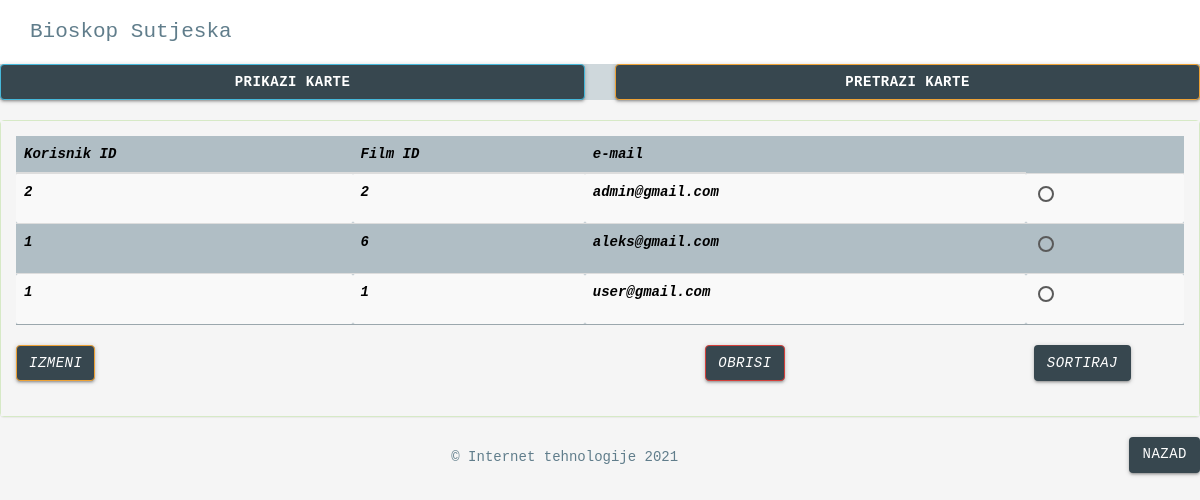
Page /kupi.php on the committed database.
### tables this page shows
CREATE TABLE `karta` (
  `brojKarte` int(11) NOT NULL,
  `userId` int(11) NOT NULL,
  `filmId` int(11) NOT NULL,
  `email` varchar(255) NOT NULL
);

### model/karte.php (called while the page is built, shortened)
<?php
class Karte{
    public static function getAll(mysqli $conn)
    {
        $query = "SELECT * FROM karta";
        $Karte = $conn->query($query);
        return $Karte;
    }
}
?>

### kupi.php (the view, shortened to what this page needs)
<?php
require "dbBroker.php";
require "model/karte.php";
$podaci = Karte::getAll($conn);
if ($podaci->num_rows == 0) {
    echo "Nema karata";
    die();
} else {
?>
    <!DOCTYPE html>
    <html lang="en">
    <head>
        <?php include('templejt/header.php'); ?>
        <link rel="stylesheet" href="https://maxcdn.bootstrapcdn.com/bootstrap/3.3.7/css/bootstrap.min.css">
        <link rel="stylesheet" href="css/style.css">
    </head>
    <body class="grey lighten-4">
        <div class="row #cfd8dc blue-grey lighten-4" id="meni">
            <div class="col-md-6">
                <button id="btn" class="btn btn-info btn-block #37474f blue-grey darken-3"> Prikazi karte</button>
            </div>
            <div class="col-md-6">
                <button id="btn-pretraga" class="btn btn-warning btn-block #37474f blue-grey darken-3" "> Pretrazi karte</button>
            </div>
        </div>
        <div id="pregled" class="panel panel-success" style="margin-top: 1%;">
            <div class="panel-body grey lighten-4">
                <table id="myTable" class="table  table-striped #b0bec5 blue-grey lighten-3" style="color: black; background-color: grey;">
                    <thead class="thead">
                        <tr>
                            <th scope="col">Korisnik ID</th>
                            <th scope="col">Film ID</th>
                            <th scope="col">e-mail</th>
                        </tr>
                    </thead>
                    <tbody>
                        <?php
                        while ($red = $podaci->fetch_array()) :
                        ?>
                            <tr>
                                <td><?php echo $red["userId"] ?></td>
                                <td><?php echo $red["filmId"] ?></td>
                                <td><?php echo $red["email"] ?></td>
                                <td>
                                    <label class="custom-radio-btn ">
                                        <span class="checkmark"></span>
                                    </label>
                                </td>
                            </tr>
                    <?php
                        endwhile;
                    }
                    ?>
                    </tbody>
                </table>
                <div class="row">
                    <div class="col-md-4" style="text-align: left">
                        <button id="btn-izmeni" class="btn btn-warning #37474f blue-grey darken-3" data-toggle="modal" data-target="#izmeniModal">Izmeni</button>
                    </div>
                    <div class="col-md-4" style="text-align: right">
                        <button id="btn-obrisi" formmethod="post" class="btn btn-danger #37474f blue-grey darken-3" >Obrisi</button>
                    </div>
                    <div class="col-md-4" style="text-align: center;">
                        <button id="btn-sortiraj" class="btn btn-normal #37474f blue-grey darken-3" onclick="sortTable()">Sortiraj</button>
                    </div>
                </div>
            </div>
        </div>
        <ul id="nav-mobile" class="right hide-on-small-and-down">
            <li><a href="home.php" class="btn brand #37474f blue-grey darken-3">Nazad</a></li>
        </ul>
        <?php include('templejt/footer.php'); ?>
    </body>
    </html>

### css/style.css (style rules this page uses)
* { font-family: monospace; }
#btn-izmeni { margin-left: 0%; }
#btn-sortiraj { margin-left: 45%; }
#btn-obrisi { margin-right: 0%; }
#btn,#btn-pretraga { font-weight: bold; }
.panel-body { font-weight: bolder; font-style: italic; }

### templejt/header.php (style rules this page uses)
.brand { background: #cbb09c !important; }

### rows in the picture
karta: userId "2", filmId "2", email "admin@gmail.com"
karta: userId "1", filmId "6", email "aleks@gmail.com"
karta: userId "1", filmId "1", email "user@gmail.com"
